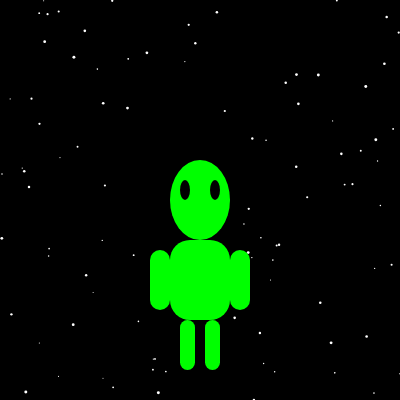
Frame 1 (no input)
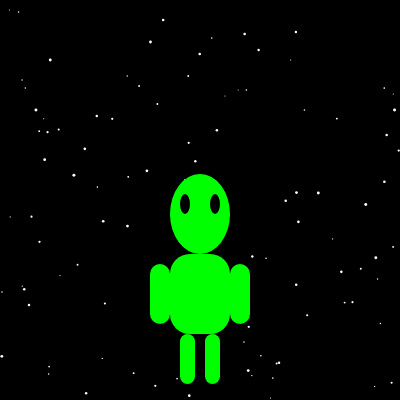
Frame 60 (no input)
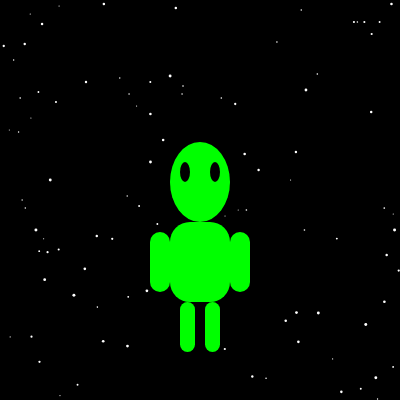
Frame 120 (the mouse pressed at the canvas centre since frame 60)

The p5.js sketch that drew these frames (run headless with seeded random() and noise() and a simulated clock; from frame 60 on, the mouse is pressed at the canvas centre):

// p5.js sketch
// ── sketch.js
let stars = [];
let alienY = 0;
let alienDirection = 1;

function setup() {
  createCanvas(400, 400);
  for (let i = 0; i < 100; i++) {
    stars.push({ x: random(width), y: random(height), size: random(1, 3) });
  }
}

function draw() {
  backgroundSpace();
  drawAlien(width / 2, height / 2 + alienY);
  moveAlien();
}

function backgroundSpace() {
  // Draw moving stars
  background(0);
  noStroke();
  for (let i = 0; i < stars.length; i++) {
    fill(255);
    ellipse(stars[i].x, stars[i].y, stars[i].size);
    stars[i].y += 2;
    if (stars[i].y > height) {
      stars[i].y = 0;
      stars[i].x = random(width);
    }
  }
}

function drawAlien(x, y) {
  // Draw alien head
  fill(0, 255, 0);
  ellipse(x, y, 60, 80);
  
  // Draw alien eyes
  fill(0);
  ellipse(x - 15, y - 10, 10, 20);
  ellipse(x + 15, y - 10, 10, 20);
  
  // Draw alien body
  fill(0, 255, 0);
  rect(x - 30, y + 40, 60, 80, 20);
  
  // Draw alien arms
  rect(x - 50, y + 50, 20, 60, 20);
  rect(x + 30, y + 50, 20, 60, 20);
  
  // Draw alien legs
  rect(x - 20, y + 120, 15, 50, 20);
  rect(x + 5, y + 120, 15, 50, 20);
}

function moveAlien() {
  alienY += alienDirection * 2;
  if (alienY > 20 || alienY < -20) {
    alienDirection *= -1;
  }
}
